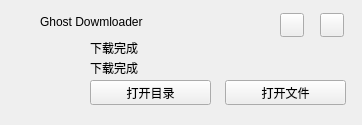
<?xml version="1.0" encoding="UTF-8"?>
<ui version="4.0">
 <class>PopUpWindow</class>
 <widget class="QWidget" name="PopUpWindow">
  <property name="geometry">
   <rect>
    <x>0</x>
    <y>0</y>
    <width>362</width>
    <height>125</height>
   </rect>
  </property>
  <property name="windowTitle">
   <string>Form</string>
  </property>
  <widget class="PixmapLabel" name="fileIconLabel">
   <property name="geometry">
    <rect>
     <x>15</x>
     <y>41</y>
     <width>65</width>
     <height>65</height>
    </rect>
   </property>
  </widget>
  <widget class="PixmapLabel" name="logoLabel">
   <property name="geometry">
    <rect>
     <x>15</x>
     <y>15</y>
     <width>16</width>
     <height>16</height>
    </rect>
   </property>
  </widget>
  <widget class="BodyLabel" name="titleLabel">
   <property name="geometry">
    <rect>
     <x>40</x>
     <y>12</y>
     <width>231</width>
     <height>19</height>
    </rect>
   </property>
   <property name="text">
    <string>Ghost Dowmloader</string>
   </property>
  </widget>
  <widget class="PushButton" name="openPathBtn">
   <property name="geometry">
    <rect>
     <x>90</x>
     <y>80</y>
     <width>121</width>
     <height>25</height>
    </rect>
   </property>
   <property name="text">
    <string>打开目录</string>
   </property>
  </widget>
  <widget class="PushButton" name="openFileBtn">
   <property name="geometry">
    <rect>
     <x>225</x>
     <y>80</y>
     <width>121</width>
     <height>25</height>
    </rect>
   </property>
   <property name="text">
    <string>打开文件</string>
   </property>
  </widget>
  <widget class="BodyLabel" name="captionLabel">
   <property name="geometry">
    <rect>
     <x>90</x>
     <y>40</y>
     <width>261</width>
     <height>16</height>
    </rect>
   </property>
   <property name="text">
    <string>下载完成</string>
   </property>
  </widget>
  <widget class="BodyLabel" name="fileNameLabel">
   <property name="geometry">
    <rect>
     <x>90</x>
     <y>60</y>
     <width>261</width>
     <height>16</height>
    </rect>
   </property>
   <property name="text">
    <string>下载完成</string>
   </property>
  </widget>
  <widget class="QPushButton" name="closeBtn">
   <property name="geometry">
    <rect>
     <x>320</x>
     <y>13</y>
     <width>24</width>
     <height>24</height>
    </rect>
   </property>
   <property name="text">
    <string/>
   </property>
  </widget>
  <widget class="QPushButton" name="mainWindowBtn">
   <property name="geometry">
    <rect>
     <x>280</x>
     <y>13</y>
     <width>24</width>
     <height>24</height>
    </rect>
   </property>
   <property name="text">
    <string/>
   </property>
  </widget>
 </widget>
 <customwidgets>
  <customwidget>
   <class>PushButton</class>
   <extends>QPushButton</extends>
   <header>qfluentwidgets</header>
  </customwidget>
  <customwidget>
   <class>PixmapLabel</class>
   <extends>QLabel</extends>
   <header>qfluentwidgets</header>
  </customwidget>
  <customwidget>
   <class>BodyLabel</class>
   <extends>QLabel</extends>
   <header>qfluentwidgets</header>
  </customwidget>
 </customwidgets>
 <resources/>
 <connections/>
</ui>
